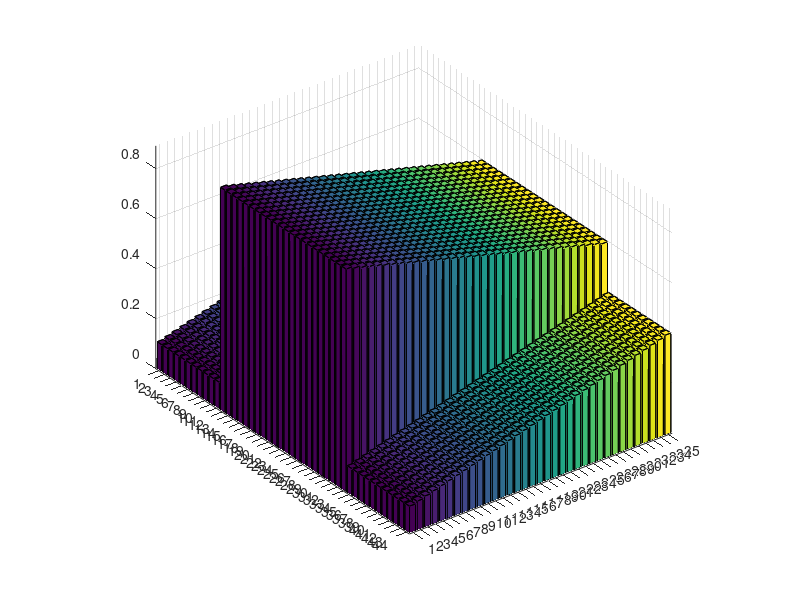

Source code (MATLAB): (Note: this script raises an error after producing the figure.)
% Client Buffer Manager simulation - Sever, Network and Client buffer
clear all; close all; clc;

worldTime = 0; % global time counter
playOut = 0; % timing for play out
prefetch = 1; % number of segments to prefetch

%% Server - video chunks manifest
r = [3 6 10 16 27]*1e6;
load('CUwDepth.mat');
dd = 4;
bufGof = 5*7;
tileCount = tileCountWdepth(1,dd);
Umatrix = zeros(tileCount, length(r));
Cmatrix = zeros(tileCount, length(r));
Pmatrix = zeros(tileCount, bufGof);
for tt=1:tileCount
    Umatrix(tt,:) = UwDepth(1,:,dd);
    Cmatrix(tt,:) = CwDepth(1,:,dd);
end
inip = [zeros(1,floor(tileCount/4)) ones(1,floor(tileCount/2)) zeros(1,floor(tileCount/4))];
p = inip; 
% grd = 1;
for bb=1:bufGof
    %if mod(bb,5)==0, grd = grd+1; end
    %Pmatrix(:,bb) = p/sum(p)/grd;
    %p = conv(p,ones(1,3),'same'); p = p/sum(p);
    Perr = 0.1+0.3*bb/bufGof;
    Pmatrix(:,bb) = p*(1-Perr)+(1-p)*Perr;
end
figure(3); bar3(Pmatrix);
for bb=1:bufGof
    for rr=1:length(r)
        U((bb-1)*tileCount+1:bb*tileCount,rr) = Umatrix(:,rr).*Pmatrix(:,bb);
    end
    C((bb-1)*tileCount+1:bb*tileCount,:) = Cmatrix;
end
FrameToWorldScale = 0;
FrameToWorldRotation = 0;
FrameToWorldTranslation = 0;
numberofSegment = 1000; % number of segments for simulation
segmentDuration = 4/30; % chunk duration (sec)
startTime = 0;
duration = numberofSegment * segmentDuration;
endTime = startTime + duration;
startSegment = 0;
degreesPerTileAt1m = 0;
representationCount = length(r);
URLbase = 0;
Rep = r;
packetSize = 256; % bytes
numberofPacket = 488; % initial number of packet for one segment

%% Network model
% Model based network throughput generation
networkModel = [20 15 10 5 3 1 3 5 10 15 20 ...
    20 15 10 5 3 1 3 5 10 15 20 ...
    1 3 5 10 15 20 1 3 5 10 15 20 ...
    5 15 5 15 5 15 5]*1e6;
%networkModel = 10e6;
mu = 8*packetSize./networkModel;

%% Client buffer model
cb(1) = clientBufferCT(0,0,segmentDuration,[],worldTime);

% initialize
downloadBytes = 0;
downloadTime = 0;

% Get Asset
m1 = manifest;
m2 = submanifest;
A = Asset;
A.manifest = m1;
A.submanifest = m2;

% Select clip to play and speed
AssetClipStartTime = A.manifest.startTime;
AssetClipEndTime = A.manifest.endTime;
AssetClipSpeed = 1;

% state matrix
state = zeros(tileCount*bufGof, 1);

% Read first segment
R(1) = packetSize*numberofPacket*8/segmentDuration; % initial video rate
StartSegment = floor((AssetClipStartTime-A.manifest.startTime)/A.manifest.duration);
%downloadBytes = downloadBytes + A.submanifest.Rep;
ff=1;
% Prefetch
% for ff=1:prefetch
%     for pf = 1:numberofPacket
%         ar = -mu(1)*log(rand); % exprnd(mu(1));
%         worldTime = worldTime + ar;
%     end
%     cb(ff+1) = cb(ff).segmentin(worldTime,R(1));
% end

% Loop until done
pb = Playback;
SmoothedChat(1) = 0; f = 1;
userMove = 1; moveSpeed = 10;
for ss=1:numberofSegment-1
    ss
    if mod(ss,10) == 0 && userMove
        tempp = inip;
        inip(1:moveSpeed) = inip(end-moveSpeed+1:end);
        inip(moveSpeed+1:end) = tempp(1:end-moveSpeed);
        p = inip;
%         grd = 1;
        for bb=1:bufGof
%             if mod(bb,5)==0, grd = grd+1; end
%             Pmatrix(:,bb) = p/sum(p)/grd;
%             p = conv(p,ones(1,3),'same'); p = p/sum(p);
            Perr = 0.1+0.3*bb/bufGof;
            Pmatrix(:,bb) = p*(1-Perr)+(1-p)*Perr;
            for rr=1:length(r)
                U((bb-1)*tileCount+1:bb*tileCount,rr) = Umatrix(:,rr).*Pmatrix(:,bb);
            end
        end
    end
    bufferTargetDuration = min([5 ceil(pb.currentTime+1)]);
    downloadTime = 0;
    %if mod(ss,100) == 0, mu = 0.1*rand(); end
    for pp=1:numberofPacket
        % Packet arrivals - every segment 
        %wB = 0.3;
        %wA = mu(floor(length(mu)*ss/numberofSegment)+1)/gamma(1+1/wB);
        ar = -mu(floor(length(mu)*ss/numberofSegment)+1)*log(rand);
        %ar = wblrnd(wA,wB); % Weibull
        %ar = exprnd(mu(floor(4*ss/num_seg)+1)); % Exponential
        %ar = Ti(pp+1)-Ti(pp); % Time-varying Poisson process
        worldTime = worldTime + ar;
        pb.currentTime = worldTime;
        downloadTime = downloadTime + ar; % segment time counter

        % Packet departures - every chunk period
        if floor(worldTime/segmentDuration) > playOut
            cb(ff+1) = cb(ff).segmentout(worldTime);
            tempState = zeros(1,tileCount*bufGof);
            tempState(1:end-tileCount) = state(tileCount+1:end);
            state = tempState;
            playOut = floor(worldTime/segmentDuration);
            ff = ff + 1;
        end
        % Buffer occupancy update
    end
    cb(ff+1) = cb(ff).segmentin(worldTime,R(ss));
    ff = ff + 1;
    %% Rate adaptation algorithm
    Chat(ss) = R(ss)*segmentDuration/downloadTime;
    SmoothedChat(ss+1) = f*Chat(ss) + (1-f)*SmoothedChat(ss);
    
    switch(4)
        case 1
            % Throughput based algorithm
            %ri = sum(mean(Chat(max([1 (ss-5)]):ss))>r); 
            BW = sum(SmoothedChat(ss+1)>r); 
        case 2
            % Buffer based algorithm
            BW = sum(400000*cb(ff).o>r); 
        case 3
            % Our algorithm with buffer overflow protection
            if cb(ff).o>floor(bufferTargetDuration/segmentDuration)
                BW = sum((Chat(ss)*(cb(ff).o-floor(bufferTargetDuration/segmentDuration)+1))>r*segmentDuration)
            else BW = sum((Chat(ss)/(floor(bufferTargetDuration/segmentDuration)-cb(ff).o))>r*segmentDuration);
            end
        otherwise 
            % Our algorithm
            %ri = sum((Chat(ss)/(floor(bufferTargetDuration/segmentDuration)-cb(ff).o))>r*segmentDuration);
            %BW = (SmoothedChat(ss+1)/(floor(bufferTargetDuration/segmentDuration)-cb(ff).o))/segmentDuration;
            %BW = (SmoothedChat(ss+1)/(floor(bufferTargetDuration)-cb(ff).o))/segmentDuration;
            BW = SmoothedChat(ss+1)/(floor(bufferTargetDuration)-(cb(ff).o));
    end
    %% Utility Maximization and Make a request
    %state = reshape(stateMatrix(:,1:bufferTargetDuration), [1 tileCount*bufferTargetDuration]);
    %U = reshape(Umatrix, [tileCount*bufferTargetDuration length(r)]);
    %C = reshape(Cmatrix, [tileCount*bufferTargetDuration length(r)]);
    %P = reshape(Pmatrix(:,1:bufferTargetDuration), [1 tileCount*bufferTargetDuration]);
    state = TBRS_ARv2(BW, tileCount*bufGof, 5, U, C, state);
    stateMatrix = reshape(state(1:tileCount*bufGof), [tileCount bufGof]);
    figure(1); bar3(stateMatrix); axis([0 bufGof 0 tileCount 0 length(r)]); drawnow;
    F(ss) = getframe;
    R(ss+1) = max([1 BW]);
    %R(ss+1) = (SmoothedChat(ss+1)/(floor(bufferTargetDuration/segmentDuration)-cb(ff).o))/segmentDuration;
    numberofPacket = floor(R(ss+1)*segmentDuration/(packetSize*8));
    for tt=1:tileCount
        if stateMatrix(tt,1)>0
            utility(ss,tt)=p(tt).*Umatrix(tt,stateMatrix(tt,1));
        else
            utility(ss,tt)=0;
        end
    end
end

for ll=1:size(cb,2)-1, plot_t(ll) = cb(ll).tt; plot_o(ll) = cb(ll).o; end
figure(2); 
subplot(4,1,1); 
plot(plot_t, plot_o); ylabel('sec'); title('Buffer Occupancy'); 
text(1,1,['Stall' num2str(cb(end).st)]);
subplot(4,1,2); 
plot(segmentDuration*(0:length(Chat)-1),Chat,'r'); ylabel('bps'); title('Estimated Throughput'); 
text(5,1e7,['Average' num2str(mean(Chat),'%1.2e')]);
subplot(4,1,3); 
plot(segmentDuration*(0:length(R)-1),R,'k'); ylabel('bps'); title('Bitrate'); 
text(5,1e7,['Average' num2str(mean(R),'%1.2e')]);
subplot(4,1,4);
plot(segmentDuration*(0:length(utility(:,1))-1),sum(utility,2),'g'); xlabel('sec'); ylabel('utility'); title('Utility');
text(5,250,['Average' num2str(mean(sum(utility,2)),'%d')]);